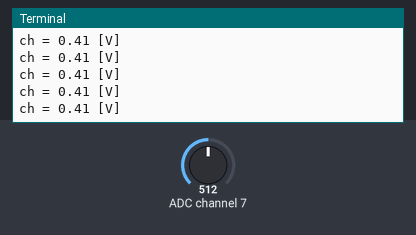
A program run on a simulated Raspberry Pi (BCM pin numbers). Shown: the last lines printed to the terminal. The test bench sets the inputs (shaded band); at power-on: ADC channel 7 = 512 (analog values on the 0–1023 scale).

Above: at 5.0 s.
5.1 s: ADC channel 7 set to 716
At 5.12 s:
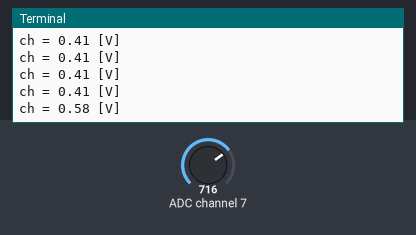
6.6 s: ADC channel 7 set to 900
At 10.03 s:
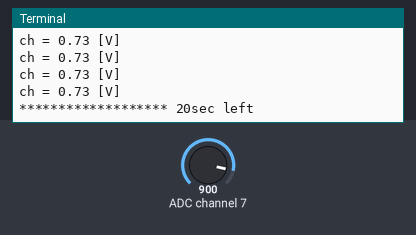
Timing chart, 0 to 11.5 s (numbered marks = the images above; inputs shaded):
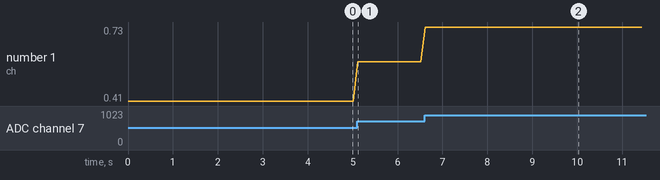

The program:

pulse.py
```python
import time
import sys
import spidev

spi = spidev.SpiDev()
spi.open(0, 0)

def measure():
    dummy = 0xff
    start = 0x47
    sgl = 0x20
    msbf = 0x08
    ch = 0x10
    ad = spi.xfer2([( start + sgl + ch + msbf ), dummy])
    val = (((( ad[0] & 0x03) << 8) + ad[1]) * 3.3 ) / 1023
    return val

pulsecount = 0
prevpulse = 0
for i in range(300):
    mes_ch = measure()
    print('ch = %2.2f' % mes_ch,'[V]')

    if (i == 100):
        print('******************* 20sec left')
    if (i == 200):
        print('******************* 10sec left')
    if (i == 250):
        print('******************* 5sec left')
    # pulse count
    if (float(prevpulse) < 2.8 and float(mes_ch) >= 2.8):
        pulsecount = pulsecount + 1
        print('******************* pulsecount = %d' % pulsecount)

    prevpulse = mes_ch
   # sleep 0.1sec
    time.sleep(0.1)
# def readAdc(channel):
#     adc = spi.xfer2([1, (8 + channel)<< 4, 0])
#     data = ((adc[1] & 3) << 8) + adc[2]
#     return data
#
#
# def convertVolts(data):
#     volts = (data * 3.3) / float(1023)
#     volts = round(volts, 4)
#     return volts
#
#
# def convertTemp(volts):
#     temp = (100 * volts) - 50.0
#     temp = round(temp, 4)
#     return temp
#
#
# if __name__ == '__main__':
#     try:
#         while True:
#             data = readAdc(0)
#             print("adc  : {:8} ".format(data))
#             volts = convertVolts(data)
#             temp = convertTemp(volts)
#             print("volts: {:8.2f}".format(volts))
#             print("temp : {:8.2f}".format(temp))
#
#             time.sleep(1)
#     except KeyboardInterrupt:
#         spi.close()
#         sys.exit(0)
```

Measured:
- after the input at 5.1 s, the terminal: prints a new line at once (image 1)
- after the input at 6.6 s, the terminal: prints a new line at once (image 2)
- plotted number 1: 0.41 → 0.58 after the input at 5.1 s, 0.58 → 0.73 after the input at 6.6 s
